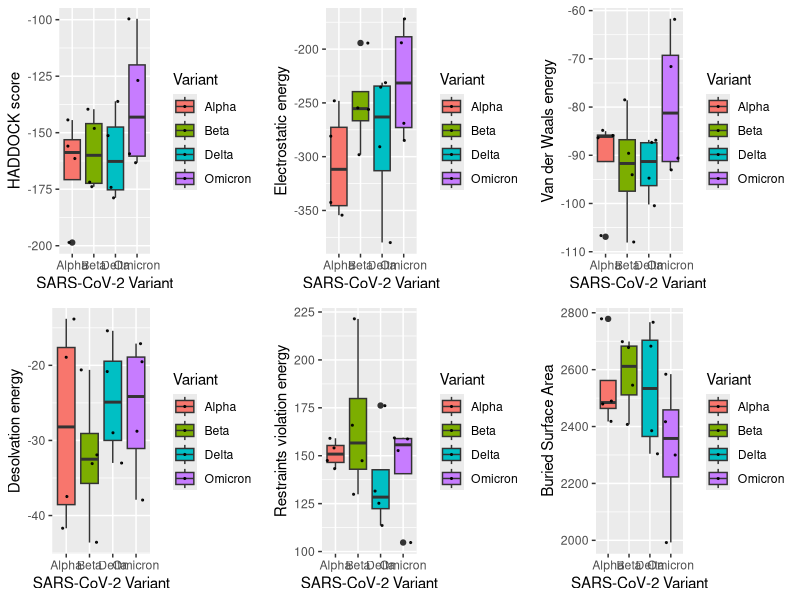

Here is the R script that generated this plot:
library(dplyr)
library(ggplot2)
library(readxl)
library(gridExtra)

data <- read_xlsx("../docking/HADDOCK_Results.xlsx") %>% 
  filter(`Antibody Name` != 'CR3022')

hs <- data %>%
  ggplot( aes(x=Variant, y=`HADDOCK score`, fill=Variant)) +
  geom_boxplot() +
  geom_jitter(color="black", size=0.4, alpha=0.9) +
  xlab("SARS-CoV-2 Variant")


ee <- data %>%
  ggplot( aes(x=Variant, y=`Electrostatic energy`, fill=Variant)) +
  geom_boxplot() +
  geom_jitter(color="black", size=0.4, alpha=0.9) +
  xlab("SARS-CoV-2 Variant")

ve <- data %>%
  ggplot( aes(x=Variant, y=`Van der Waals energy`, fill=Variant)) +
  geom_boxplot() +
  geom_jitter(color="black", size=0.4, alpha=0.9) +
  xlab("SARS-CoV-2 Variant")

de <- data %>%
  ggplot( aes(x=Variant, y=`Desolvation energy`, fill=Variant)) +
  geom_boxplot() +
  geom_jitter(color="black", size=0.4, alpha=0.9) +
  xlab("SARS-CoV-2 Variant")

re <- data %>%
  ggplot( aes(x=Variant, y=`Restraints violation energy`, fill=Variant)) +
  geom_boxplot() +
  geom_jitter(color="black", size=0.4, alpha=0.9) +
  xlab("SARS-CoV-2 Variant")

ba <- data %>%
  ggplot( aes(x=Variant, y=`Buried Surface Area`, fill=Variant)) +
  geom_boxplot() +
  geom_jitter(color="black", size=0.4, alpha=0.9) +
  xlab("SARS-CoV-2 Variant")

grid.arrange(hs, ee, ve, de, re, ba, 
             ncol = 3, nrow = 2)
